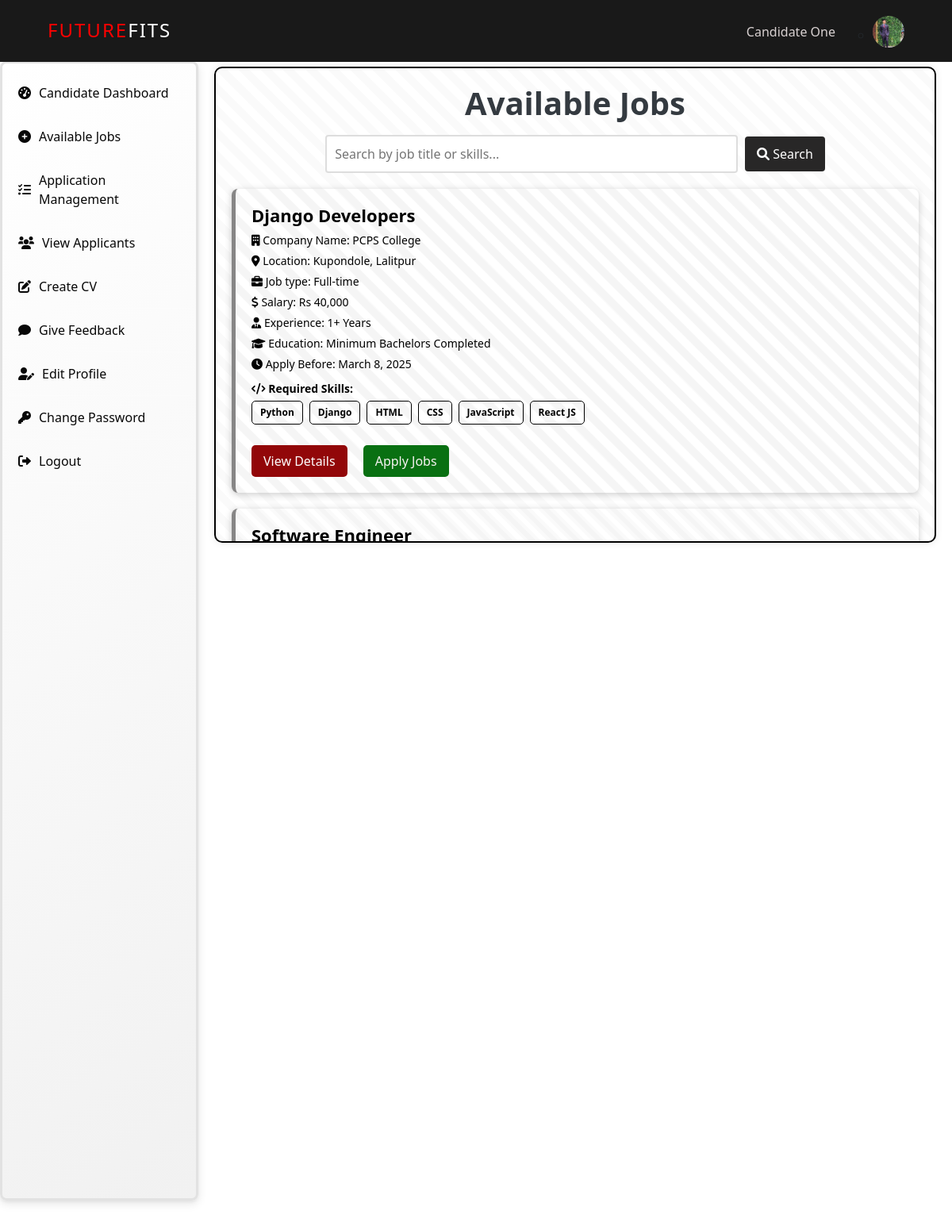
Before: /jobs/search (signed in) with the older database file.
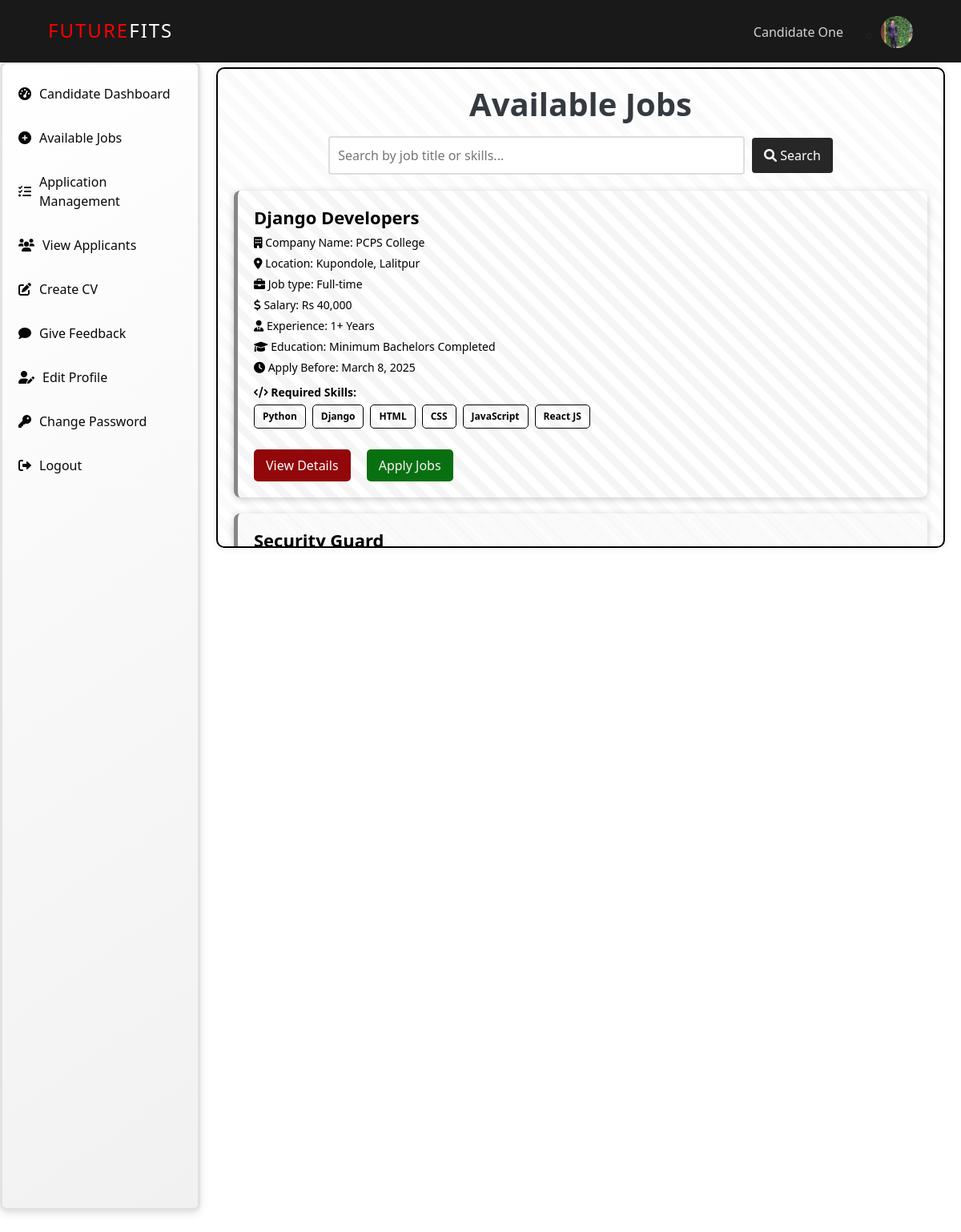
After: the same page with the newer database file.
### JRS/models.py (models this page shows, shortened)
class Job(models.Model):
    JOB_TYPES = (
        ('Full-time', 'Full-time'),
        ('Part-time', 'Part-time'),
        ('Internship', 'Internship'),
        ('Contract', 'Contract'),
        ('Freelance', 'Freelance'),
    )
    title = models.CharField(max_length=255)
    description = models.TextField()
    company = models.CharField(max_length=255)
    location = models.CharField(max_length=255)
    job_type = models.CharField(max_length=50, choices=JOB_TYPES)
    salary = models.CharField(max_length=255)
    experience = models.CharField(max_length=255)
    skills = models.CharField(max_length=255)
    education = models.CharField(max_length=255)
    deadline = models.DateField()
    posted_by = models.ForeignKey('HR', on_delete=models.CASCADE)
    created_at = models.DateTimeField(auto_now_add=True)
    updated_at = models.DateTimeField(auto_now=True)
    def skill_list(self):
        return [skill.strip() for skill in self.skills.split(',')] if self.skills else []

### JRS/decorators.py (the view)
    def wrapper(request, *args, **kwargs):
        print(f"User: {request.user}, Authenticated: {request.user.is_authenticated}, Groups: {request.user.groups.all()}")
        if not request.user.is_authenticated or not request.user.groups.filter(name='Candidate').exists():
            return HttpResponseForbidden("Access Denied: Candidates only")
        return view_func(request, *args, **kwargs)

### JRS/context_processors.py (called while the page is built)
def hr_profile(request):
    hr = None
    if request.user.is_authenticated:
        try:
            hr = HR.objects.get(user=request.user)
        except HR.DoesNotExist:
            pass
    return {'hr': hr}

def candidate_profile(request):
    candidate = None
    if request.user.is_authenticated:
        try:
            candidate = Candidate.objects.get(user=request.user)
        except Candidate.DoesNotExist:
            pass
    return {'candidate': candidate}

### JRS/views.py (called while the page is built)
@never_cache
@candidate_required
@login_required
def list_job(request):
    search_query = request.GET.get('search', '')
    if search_query:
        jobs = Job.objects.filter(
            title__icontains=search_query
        ) | Job.objects.filter(
            skills__icontains=search_query
        )
    else:
        jobs = Job.objects.all()
    return render(request, 'JRS/available_jobs.html', {'jobs': jobs})

### JRS/templates/JRS/available_jobs.html (shortened to what this page needs)
{% extends "JRS/base3.html" %}
{% load static %}
{% block inlinecss %}
<link href="{% static 'JRS/css/available_jobs.css' %}" rel="stylesheet">
<link href="{% static 'JRS/css/base3.css' %}" rel="stylesheet">
<link href="https://cdn.jsdelivr.net/npm/bootstrap@5.3.0/dist/css/bootstrap.min.css" rel="stylesheet">
<link rel="stylesheet" href="https://cdnjs.cloudflare.com/ajax/libs/font-awesome/6.0.0/css/all.min.css">
{% endblock inlinecss %}
{% block main %}
<div class="job-list-container">
    <h1 class="text-center fw-bold mb-3" style="color: #343a40;">Available Jobs</h1>
        <div class="search-bar">
            <form method="GET" action="{% url 'JRS:list_job' %}">
                <input type="text" name="search" placeholder="Search by job title or skills..." value="{{ request.GET.search }}">
                <button type="submit"><i class="fa-solid fa-search"></i> Search</button>
            </form>
        </div>
    {% if jobs %}
    <div class="job-list">
        {% for job in jobs %}
            <div class="job-card">
                <h3 class="job-title">{{ job.title }}</h3>
                <p class="company-name"><i class="fa-solid fa-building"></i> Company Name:  {{ job.company }}</p>
                <p class="job-location"><i class="fa-solid fa-map-marker-alt"></i> Location: {{ job.location }}</p>
                <p class="job-type"><i class="fa-solid fa-briefcase"></i> Job type: {{ job.job_type | capfirst}}</p>
                <p class="salary"><i class="fa-solid fa-dollar-sign"></i> Salary: {{ job.salary }}</p>
                <p class="experience"><i class="fa-solid fa-user-tie"></i> Experience: {{ job.experience }}</p>
                <p class="education"><i class="fa-solid fa-graduation-cap"></i> Education: {{ job.education }}</p>
                <p class="deadline"><i class="fa-solid fa-clock"></i> Apply Before: {{ job.deadline }}</p>
                <div class="skills">
                    <i class="fa-solid fa-code"></i> Required Skills:
                    <ul class="skill-list">
                        {% for skill in job.skill_list %}
                            <li>{{ skill }}</li>
                        {% empty %}
                            <li>No skills listed</li>
                        {% endfor %}
                    </ul>
                </div>
                <a href="{% url 'JRS:job_details' job.id %}" class="view-btn me-3">View Details</a>
                <a href="{% url 'JRS:apply_job' job.id %}" class="apply-btn">Apply Jobs</a>
            </div>
        {% endfor %}
    </div>
    {% else %}
        <p class="no-jobs">No jobs available at the moment.</p>
    {% endif %}
</div>
{% endblock main %}

Changed rows visible on the page:
removed Job: title "Software Engineer"
now on this page (row unchanged): Job: title "Security Guard"
